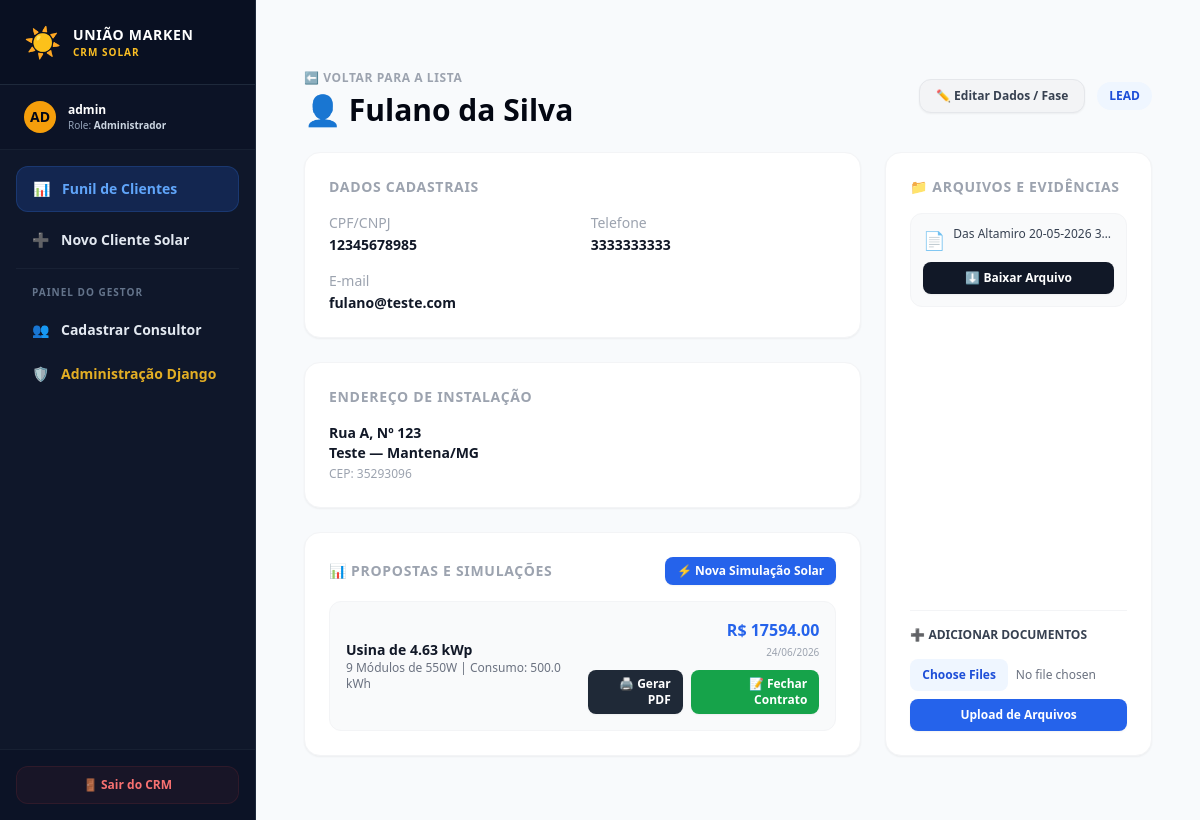
Page /crm/cliente/1/ (signed in) on the earlier database version.
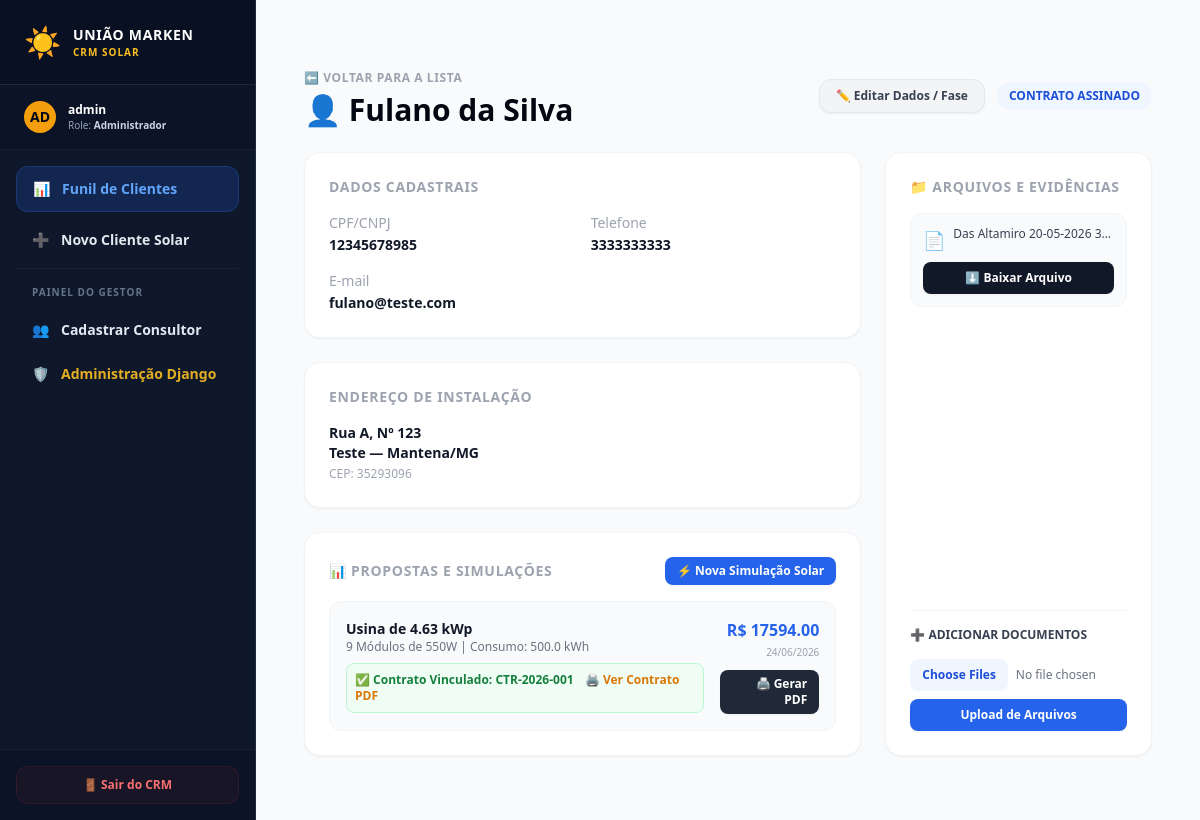
Same page on the later database version.
### apps/crm/models.py (models this page shows, shortened)
class Cliente(models.Model):
    vendedor = models.ForeignKey(CustomUser, on_delete=models.SET_NULL, null=True, related_name='clientes')
    nome = models.CharField(max_length=255)
    cpf_cnpj = models.CharField(max_length=18, unique=True)
    telefone = models.CharField(max_length=20)
    email = models.EmailField(blank=True, null=True)
    cep = models.CharField(max_length=9)
    endereco = models.CharField(max_length=255)
    numero = models.CharField(max_length=20)
    bairro = models.CharField(max_length=100)
    cidade = models.CharField(max_length=100)
    estado = models.CharField(max_length=2)
    tipo_estrutura = models.CharField(max_length=20, choices=TipoEstrutura.choices)
    fase_atual = models.CharField(max_length=20, choices=FaseProcesso.choices, default=FaseProcesso.LEAD)
    is_active = models.BooleanField(default=True) # Permite inativar sem excluir os dados e estatísticas
    criado_em = models.DateTimeField(auto_now_add=True)
    atualizado_em = models.DateTimeField(auto_now=True)

class Proposta(models.Model):
    cliente = models.ForeignKey(Cliente, on_delete=models.CASCADE, related_name='propostas')
    consumo_kwh = models.FloatField(verbose_name="Consumo Médio Mensal (kWh)")
    hsp = models.FloatField(verbose_name="Horas de Sol Pleno (HSP Local)", default=4.5)
    potencia_painel = models.IntegerField(verbose_name="Potência do Painel (W)", default=550)
    potencia_usina = models.FloatField(verbose_name="Potência da Usina (kWp)", blank=True, null=True)
    qtd_modulos = models.IntegerField(verbose_name="Quantidade de Módulos", blank=True, null=True)
    valor_investimento = models.DecimalField(verbose_name="Valor Total (R$)", max_digits=10, decimal_places=2, blank=True, null=True)
    data_criacao = models.DateTimeField(auto_now_add=True)

class Contrato(models.Model):
    proposta = models.OneToOneField(Proposta, on_delete=models.PROTECT, related_name='contrato')
    numero_contrato = models.CharField(max_length=50, unique=True, help_text="Ex: CTR-2026-001")
    data_assinatura = models.DateField(default=timezone.now)
    token_assinatura_digital = models.CharField(max_length=255, blank=True, null=True)
    arquivo_contrato_pdf = models.FileField(upload_to='contratos/assinados/', blank=True, null=True)
    criado_em = models.DateTimeField(auto_now_add=True)

### apps/crm/views.py (the view)
# urls.py: path('cliente/<int:pk>/', ClienteDetailView.as_view(), name='cliente_detail'),
class ClienteDetailView(SolarAccessControlMixin, DetailView):
    model = Cliente
    template_name = 'crm/cliente_detail.html'
    context_object_name = 'cliente'
    def get_context_data(self, **kwargs):
        context = super().get_context_data(**kwargs)
        context['anexos'] = self.object.anexos.all()
        return context

### apps/users/mixins.py (called while the page is built)
    def get_queryset(self):
        queryset = super().get_queryset()
        user = self.request.user
        if hasattr(queryset.model, 'is_active'):
            if user.role != CustomUser.Role.ADMIN:
                queryset = queryset.filter(is_active=True)
        if user.role == CustomUser.Role.VENDEDOR:
            return queryset.filter(vendedor=user)
        elif user.role == CustomUser.Role.ADMIN:
            return queryset
        return queryset.none()

### templates/crm/cliente_detail.html (shortened to what the changed rows need)
{% extends 'base.html' %}
{% block content %}
<div class="max-w-4xl mx-auto px-4 py-8">
    <div class="flex justify-between items-center mb-6">
        <div>
            <a href="{% url 'crm:cliente_list' %}" class="text-xs font-bold text-gray-400 uppercase tracking-wider hover:text-gray-600">
                ⬅️ Voltar para a Lista
            </a>
            <h2 class="text-3xl font-extrabold text-gray-950 mt-1">👤 {{ cliente.nome }}</h2>
        </div>
        <div class="flex items-center gap-3">
            <a href="{% url 'crm:cliente_update' cliente.pk %}" class="bg-gray-100 hover:bg-gray-200 text-gray-700 font-semibold py-2 px-4 rounded-xl text-xs transition-colors border border-gray-200 shadow-sm">
                ✏️ Editar Dados / Fase
            </a>
            <span class="px-3 py-1.5 rounded-full text-xs font-bold bg-blue-50 text-blue-700 uppercase">
                {{ cliente.get_fase_atual_display }}
            </span>
        </div>
    </div>
    <div class="grid grid-cols-1 md:grid-cols-3 gap-6">
        <div class="md:col-span-2 space-y-6">
            <div class="bg-white p-6 rounded-2xl shadow-sm border border-gray-100">
                <dl class="grid grid-cols-1 sm:grid-cols-2 gap-4 text-sm">
                    <div>
                        <dt class="text-gray-400 font-medium">CPF/CNPJ</dt>
                        <dd class="text-gray-900 font-semibold mt-0.5">{{ cliente.cpf_cnpj }}</dd>
                    </div>
                    <div>
                        <dt class="text-gray-400 font-medium">Telefone</dt>
                        <dd class="text-gray-900 font-semibold mt-0.5">{{ cliente.telefone }}</dd>
                    </div>
                    <div class="sm:col-span-2">
                        <dt class="text-gray-400 font-medium">E-mail</dt>
                        <dd class="text-gray-900 font-semibold mt-0.5">{{ cliente.email|default:"Não informado" }}</dd>
                    </div>
                </dl>
            </div>
            <div class="bg-white p-6 rounded-2xl shadow-sm border border-gray-100">
                <h3 class="text-sm font-bold text-gray-400 uppercase mb-4 tracking-wider">Endereço de Instalação</h3>
                <p class="text-sm text-gray-900 font-semibold">
                    {{ cliente.endereco }}, Nº {{ cliente.numero }}<br>
                    {{ cliente.bairro }} — {{ cliente.cidade }}/{{ cliente.estado }}<br>
                    <span class="text-xs text-gray-400 font-normal">CEP: {{ cliente.cep }}</span>
                </p>
            </div>
            <div class="bg-white p-6 rounded-2xl shadow-sm border border-gray-100">
                <div class="space-y-3">
                    {% for proposta in cliente.propostas.all %}
                    <div class="p-4 bg-gray-50 rounded-xl border border-gray-100 flex flex-col sm:flex-row justify-between sm:items-center gap-4 text-sm">
                        <div>
                            <p class="font-bold text-gray-900">Usina de {{ proposta.potencia_usina }} kWp</p>
                            <p class="text-xs text-gray-500">{{ proposta.qtd_modulos }} Módulos de {{ proposta.potencia_painel }}W | Consumo: {{ proposta.consumo_kwh }} kWh</p>
                            {% if proposta.contrato %}
                            <div class="mt-2 text-xs text-green-700 font-semibold bg-green-50 p-2 rounded-lg border border-green-200 inline-block">
                                ✅ Contrato Vinculado: {{ proposta.contrato.numero_contrato }}
                                <a href="{% url 'crm:contrato_pdf' proposta.contrato.pk %}" target="_blank" class="text-amber-600 hover:underline ml-2">🖨️ Ver Contrato PDF</a>
                            </div>
                            {% endif %}
                        </div>
                        <div class="text-right flex flex-col items-end gap-2">
                            <div>
                                <p class="font-black text-blue-600 text-base">R$ {{ proposta.valor_investimento }}</p>
                                <span class="text-[10px] text-gray-400 block">{{ proposta.data_criacao|date:"d/m/Y" }}</span>
                            </div>
                            <div class="flex gap-2">
                                <a href="{% url 'crm:proposta_pdf' proposta.pk %}" target="_blank" class="bg-gray-800 hover:bg-gray-900 text-white font-semibold py-1.5 px-3 rounded-lg text-xs transition-colors shadow-sm">
                                    🖨️ Gerar PDF
                                </a>
                                {% if not proposta.contrato %}
                                <a href="{% url 'crm:contrato_create' proposta.pk %}" class="bg-green-600 hover:bg-green-700 text-white font-bold py-1.5 px-3 rounded-lg text-xs transition-colors shadow-sm">
                                    📝 Fechar Contrato
                                </a>
                                {% endif %}
                            </div>
                        </div>
                    </div>
                    {% empty %}
                    <p class="text-xs text-gray-400 italic text-center py-4">Nenhuma simulação gerada para este lead.</p>
                    {% endfor %}
                </div>
            </div>
        </div>  </div>
</div>
{% endblock %}

Differences in the rows shown:
changed Cliente "Fulano da Silva": fase_atual "LEAD" → "CONTRATO ASSINADO"
shown differently, row unchanged: Proposta: contrato.numero_contrato (not shown) → "CTR-2026-001"; text "📝 Fechar Contrato" → "✅ Contrato Vinculado: 🖨️ Ver Contrato PDF"
